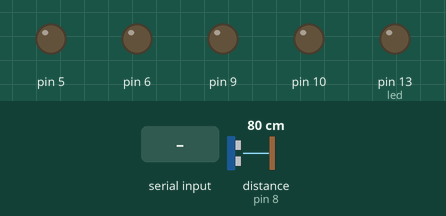
Simulated run of this sketch. Board: Arduino Uno, built with avr-gcc and run on an emulated ATmega328P. Parts: output pins drawn as LEDs (lit = HIGH). Wiring (inferred from the names in the program): ultrasonic range finder: trigger pin 8; echo pin 8. Inputs (shaded band) come from the test bench; at power-on: distance to the obstacle (sensor on pin 8) 80 cm. The echo pulse lasts 58.3 µs per cm; what the sketch prints to the serial monitor is not drawn.

Above: at 1.2 s.
1.3 s: "1" received over Serial
At 1.8 s:
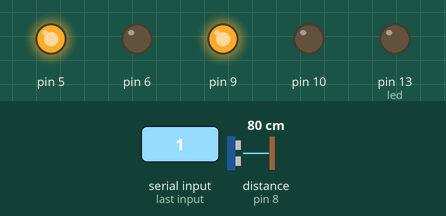
2.8 s: "2" received over Serial
At 3.9 s:
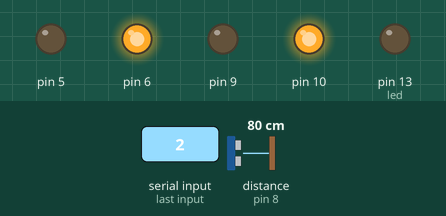
4.4 s: "3" received over Serial
At 4.8 s:
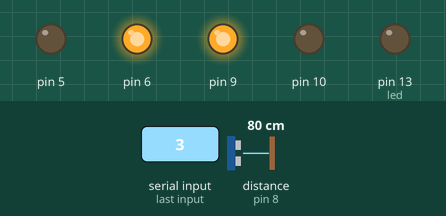
5.9 s: "4" received over Serial
At 6.9 s:
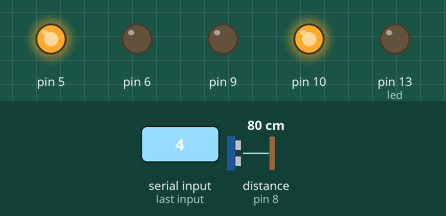
7.5 s: "0" received over Serial
At 7.9 s:
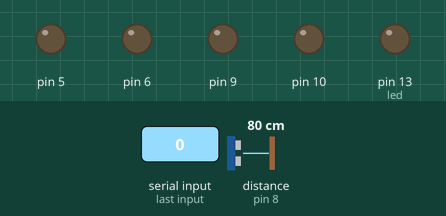
Timing chart, 0 to 10.0 s (numbered marks = the images above; inputs shaded):
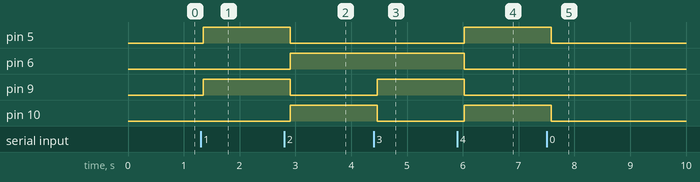

Measured:
- after the input at 1.3 s, pin 5, pin 9: LOW → HIGH after 0.05 s
- after the input at 2.8 s, pin 5, pin 9: HIGH → LOW after 0.11 s; pin 6, pin 10: LOW → HIGH after 0.11 s
- after the input at 4.4 s, pin 9: LOW → HIGH after 0.07 s; pin 10: HIGH → LOW after 0.07 s
- after the input at 5.9 s, pin 5, pin 10: LOW → HIGH after 0.13 s; pin 6, pin 9: HIGH → LOW after 0.13 s
- after the input at 7.5 s, pin 5, pin 10: HIGH → LOW after 0.09 s

The sketch:

smart_arduino.ino
```cpp
int led = 13;
float duration;
float distance;
int srfPin = 8;

void setup()
{
    Serial.begin(9600);
    pinMode(led, OUTPUT);
    pinMode(9,OUTPUT);
    pinMode(10,OUTPUT);
    pinMode(5,OUTPUT);
    pinMode(6,OUTPUT);


}
void loop()
{
    delay(100);               // wait for a second

    if (Serial.available()>0)
    {
      char cmd = Serial.read();
      //Serial.print(cmd);
      switch (cmd)
      {
        case '1':
            Forward();
            break;
        case '2':
            Back();
            break;
        case '3':
            Turn_left();
            break;
        case '4':
            Turn_right();
            break;
        //case '6':
        //    Measure();
        default:
            Stop();
      }
    }
    Measure();
}
void Forward()
{
    digitalWrite(9,HIGH);
    digitalWrite(10,LOW);
    digitalWrite(5,HIGH);
    digitalWrite(6,LOW);
}
void Back()
{
    digitalWrite(9,LOW);
    digitalWrite(10,HIGH);
    digitalWrite(5,LOW);
    digitalWrite(6,HIGH);
}
void Turn_right()
{
    digitalWrite(9,LOW);
    digitalWrite(10,HIGH);
    digitalWrite(5,HIGH);
    digitalWrite(6,LOW);
}
void Turn_left()
{
    digitalWrite(9,HIGH);
    digitalWrite(10,LOW);
    digitalWrite(5,LOW);
    digitalWrite(6,HIGH);
}

void Stop()
{
    digitalWrite(9,LOW);
    digitalWrite(10,LOW);
    digitalWrite(5,LOW);
    digitalWrite(6,LOW);
}

void Measure()
{
      pinMode(srfPin, OUTPUT);
      digitalWrite(srfPin, LOW);
      delayMicroseconds(2);
      digitalWrite(srfPin, HIGH);
      delayMicroseconds(10);
      digitalWrite(srfPin, LOW);
      pinMode(srfPin, INPUT);
      duration = pulseIn(srfPin, HIGH);
      distance = duration/58;
      Serial.print(":");
      Serial.print(distance);
      Serial.println(";");
      delay(50);
}
```
